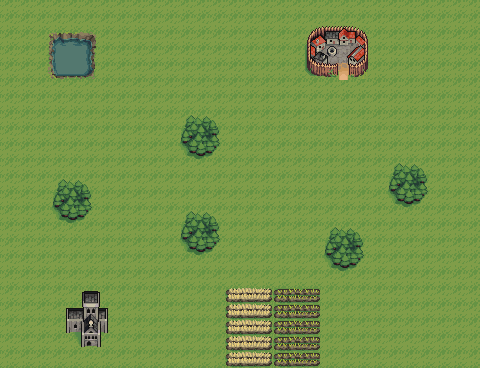

The image is a tile-based game level rendered from a .tmx file. Its description and source (layers, tilesets, objects; grid data summarised) follow:
An orthogonal 30x23 tile map with 16x16 px tiles, 2 tile layers (Below Player, World).

<map version="1.2" tiledversion="1.3.0" orientation="orthogonal" renderorder="right-down" compressionlevel="-1" width="30" height="23" tilewidth="16" tileheight="16" infinite="0" nextlayerid="3" nextobjectid="1">
 <tileset firstgid="1" name="tileset" tilewidth="16" tileheight="16" tilecount="252" columns="12">
  <image source="TilesetGrass/overworld_tileset_grass.png" width="192" height="336" />
 </tileset>
 <layer id="1" name="Below Player" width="30" height="23">
  <data>[690 cells, 690 non-empty, 1 distinct tile ids]</data>
 </layer>
 <layer id="2" name="World" width="30" height="23">
  <data>[690 cells, 111 non-empty, 51 distinct tile ids]</data>
 </layer>
</map>
